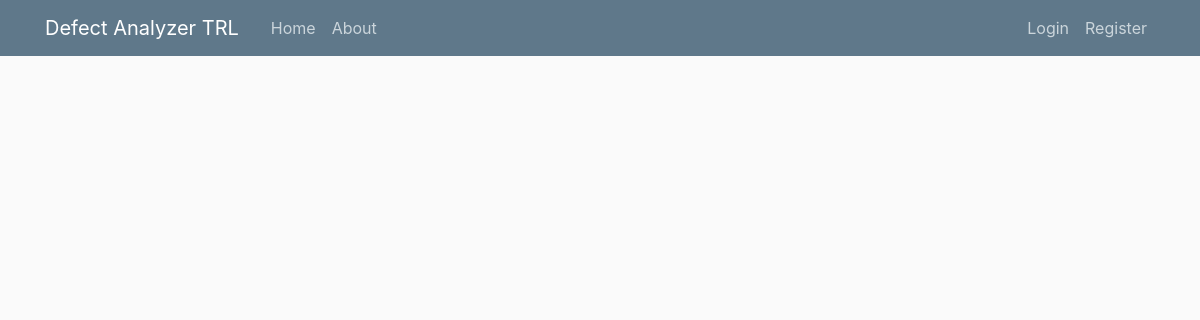
Page /home on the earlier database version.
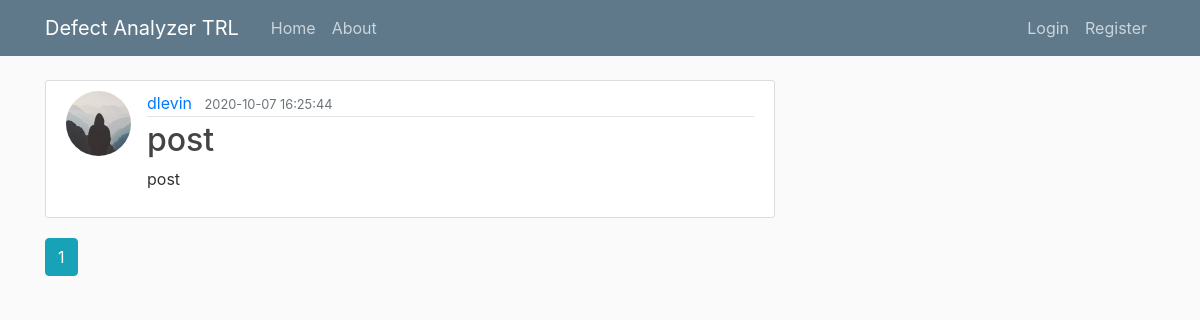
Same page on the later database version.
### defect_app/models.py (models this page shows, shortened)
class Post(db.Model):
        id = db.Column(db.Integer, primary_key=True)
        title = db.Column(db.String(100), nullable=False)
        date_posted = db.Column(db.DateTime, nullable=False, default=datetime.datetime.utcnow()+datetime.timedelta(hours=-3))
        content = db.Column(db.Text, nullable=False)
        user_id = db.Column(db.Integer, db.ForeignKey('user.id'), nullable=False)

class User(db.Model, UserMixin):
        id = db.Column(db.Integer, primary_key=True)
        username = db.Column(db.String(20), unique=True, nullable=False)
        email = db.Column(db.String(120), unique=True, nullable=False)
        image_file = db.Column(db.String(20), nullable=False, default='default.jpg')
        password = db.Column(db.String(60), nullable=False)
        posts = db.relationship('Post', backref='author', lazy=True)
        configs = db.relationship('Analyzer_config', backref='author', lazy=True)

### defect_app/main/routes.py (the view)
@main.route('/')
@main.route('/home')
def home():
	page = request.args.get('page', 1, type=int)
	posts = Post.query.order_by(Post.date_posted.desc()).paginate(page=page, per_page=5)
	return render_template('home.html', posts=posts, title='Defect Analyzer')

### defect_app/templates/home.html
{% extends "layout.html" %}
{% block content %}
  {% for post in posts.items %}
      <article class="media content-section">
        <img class="rounded-circle article-img" src="{{ url_for('static',filename='profile_pics/' + post.author.image_file) }}">
        <div class="media-body">
          <div class="article-metadata">
            <a class="mr-2" href="{{ url_for('users.user_posts', username=post.author.username) }}">{{ post.author.username }}</a>
            <small class="text-muted">{{ post.date_posted.strftime('%Y-%m-%d %H:%M:%S') }}</small>
          </div>
          <h2><a class="article-title" href="{{ url_for('posts.post', post_id=post.id) }}">{{ post.title }}</a></h2>
          <p class="article-content">{{ post.content }}</p>
        </div>
      </article>
  {% endfor %}
  {% for page_num in posts.iter_pages(left_edge=1, right_edge=1, left_current=1, right_current=2) %}
    {% if page_num %}
      {% if posts.page == page_num %}
        <a class="btn btn-info mb-4" href="{{ url_for('main.home', page=page_num) }}">{{ page_num }}</a>
      {% else %}
        <a class="btn btn-outline-info mb-4" href="{{ url_for('main.home', page=page_num) }}">{{ page_num }}</a>
      {% endif %}
    {% else %}
    ...
    {% endif %}
  {% endfor %}
{% endblock content %}

### defect_app/templates/layout.html (shortened to what this page needs)
<!DOCTYPE html>
<html lang="en" dir="ltr">
<head>
  <link rel="stylesheet" href="https://stackpath.bootstrapcdn.com/bootstrap/4.5.1/css/bootstrap.min.css">
  <link rel="stylesheet" type="text/css" href="{{ url_for('static',filename='main.css') }}">
</head>
<body>
  <header class="site-header">
    <nav class="navbar navbar-expand-md navbar-dark bg-steel fixed-top">
      <div class="container">
        <a class="navbar-brand mr-4" href="/">Defect Analyzer TRL</a>
        <div class="collapse navbar-collapse" id="navbarToggle">
          <div class="navbar-nav mr-auto">
            <a class="nav-item nav-link" href="{{ url_for('main.home') }}">Home</a>
            <a class="nav-item nav-link" href="{{ url_for('main.about') }}">About</a>
          </div>
          <div class="navbar-nav">
            {% if current_user.is_authenticated %}
              <a class="nav-item nav-link" href="{{ url_for('analyzer_config_blueprint.edit_config') }}">Edit Config</a>
              <a class="nav-item nav-link" href="{{ url_for('posts.new_post') }}">New Post</a>
              <a class="nav-item nav-link" href="{{ url_for('users.account') }}">Account</a>
              <a class="nav-item nav-link" href="{{ url_for('users.logout') }}">Logout</a>
            {% else %}
              <a class="nav-item nav-link" href="{{ url_for('users.login') }}">Login</a>
              <a class="nav-item nav-link" href="{{ url_for('users.register') }}">Register</a>
            {% endif %}
          </div>
        </div>
      </div>
    </nav>
  </header>
  <main role="main" class="container">
    <div class="row">
      <div class="col-md-8">
        {% block content %}{% endblock %}
      </div>
      </div>
  </main>
</body>
</html>

### defect_app/static/main.css (style rules this page uses)
body { background: #fafafa; color: #333333; margin-top: 5rem; }
h1, h2, h3, h4, h5, h6 { color: #444444; }
.bg-steel { background-color: #5f788a; }
.site-header .navbar-nav .nav-link { color: #cbd5db; }
.content-section { background: #ffffff; padding: 10px 20px; border: 1px solid #dddddd; border-radius: 3px; margin-bottom: 20px; }
.article-title { color: #444444; }
.article-content { white-space: pre-line; }
.article-img { height: 65px; width: 65px; margin-right: 16px; }
.article-metadata { padding-bottom: 1px; margin-bottom: 4px; border-bottom: 1px solid #e3e3e3 }

Differences in the rows shown:
added Post: image_file (placeholder picture), author.username "dlevin", date_posted "2020-10-07 16:25:44", title "post", content "post"
Other differences:
new list line: "1"
